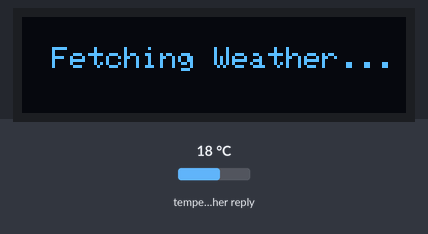
Bench run of a sketch on a simulated ESP8266 (NodeMCU). Shown: 128×32 one-colour display. Inputs (shaded band) come from the test bench; at power-on: temperature in the weather reply 18 °C. WiFi joins after 1.5 s; servers stay silent unless stated; the local clock reads 2024-03-15 10:24:30 at power-on unless the sketch sets it; web services answer with replies made up by the test bench; what the sketch prints to the serial monitor is not drawn.

Above: at 1.6 s.
At 3.5 s:
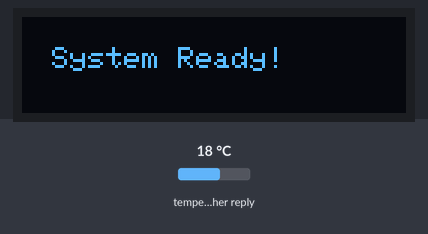
At 4.5 s:
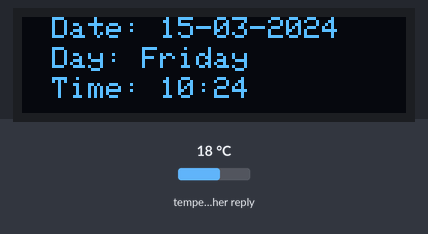
At 15.1 s:
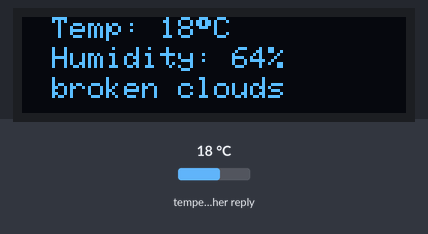

Measured:
- what the display in image 0 shows lasts 1.8 s, from 1.6 s to 3.4 s
- what the display in image 1 shows lasts 1.0 s, from 3.4 s to 4.4 s
- what the display in image 2 shows lasts 10.6 s, from 4.4 s to 15.0 s
- what the display in image 3 shows lasts 15.0 s, from 15.0 s to 30.0 s

The sketch:

WeatherTime_esp01.ino
```cpp
#include <ESP8266WiFi.h>
#include <WiFiClientSecure.h>
#include <Wire.h>
#include <ArduinoJson.h>
#include <Adafruit_GFX.h>
#include <Adafruit_SSD1306.h>

// OLED Display Config
#define SCREEN_WIDTH 128
#define SCREEN_HEIGHT 32
#define OLED_RESET    -1
Adafruit_SSD1306 display(SCREEN_WIDTH, SCREEN_HEIGHT, &Wire, OLED_RESET);

// WiFi & API Settings
const char* wifiSSIDs[] = {"TapeshDuttaRoy", "Tiyasa", "i=q/t#Current"};
const char* wifiPasswords[] = {"Tapesh@1977", "duttaroy123", "2022#ElectronFlow"};
const int numWiFi = 3;
const char* API_KEY = "7d721bf1d16d0ceb3f87398c967842a4";
const char* CITY = "Kolkata";
const char* COUNTRY = "IN";
const char* host = "api.openweathermap.org";

// Time Settings (IST Timezone)
const char* weekDays[7] = {"Sunday", "Monday", "Tuesday", "Wednesday", "Thursday", "Friday", "Saturday"};

WiFiClientSecure client;

// Variables for Storing Data
String weatherCondition = "Loading...";
float temperature = 0.0;
int humidity = 0;
String formattedTime = "00:00";
String formattedDate = "00-00-0000";
String dayOfWeek = "Loading...";

unsigned long lastWeatherUpdate = 0;
unsigned long lastTimeUpdate = 0;
unsigned long lastSwitchTime = 0;
bool showTimeScreen = true;
int scrollX = 128;
unsigned long lastScrollTime = 0;

// Function to Show a Loading Screen
void showLoadingScreen(const String &message) {
    display.clearDisplay();
    display.setTextSize(1);
    display.setTextColor(WHITE);
    display.setCursor(10, 10);
    display.print(message);
    display.display();
}

// Function to Connect to WiFi
bool connectToWiFi() {
    for (int i = 0; i < numWiFi; i++) {
        showLoadingScreen("Connecting to: " + String(wifiSSIDs[i]));

        WiFi.begin(wifiSSIDs[i], wifiPasswords[i]);
        Serial.print("Connecting to WiFi: ");
        Serial.println(wifiSSIDs[i]);

        int attempt = 0;
        while (WiFi.status() != WL_CONNECTED && attempt < 10) {
            delay(500);
            Serial.print(".");
            attempt++;
        }

        if (WiFi.status() == WL_CONNECTED) {
            Serial.println("\n✅ Connected!");
            return true;
        }
        Serial.println("\n❌ Failed! Trying next...");
    }
    return false;
}

void setup() {
    Serial.begin(115200);
    Wire.begin(0, 2);

    if (!display.begin(SSD1306_SWITCHCAPVCC, 0x3C)) {
        Serial.println("❌ OLED not found!");
        while (true);
    }
    Serial.println("✅ OLED Initialized!");

    if (!connectToWiFi()) {
        showLoadingScreen("WiFi Failed!");
        Serial.println("❌ No WiFi Available!");
        while (true);
    }

    showLoadingScreen("Fetching Time...");
    configTime(19800, 0, "pool.ntp.org", "time.nist.gov");  // Fetch time directly from WiFi
    fetchTime();

    showLoadingScreen("Fetching Weather...");
    fetchWeather();

    showLoadingScreen("System Ready!");
    delay(1000);
}

// Fetch Weather Data (Fixed)
void fetchWeather() {
    Serial.println("\n🌍 Fetching Weather Data...");

    client.setInsecure();  // Ignore SSL certificate errors

    if (!client.connect(host, 443)) {
        Serial.println("❌ Connection to API failed!");
        return;
    }
    Serial.println("✅ Connected to Weather API!");

    // OpenWeatherMap API URL
    String url = "/data/2.5/weather?q=" + String(CITY) + "," + String(COUNTRY) +
                 "&units=metric&appid=" + String(API_KEY);

    Serial.println("🌐 Requesting: " + url);

    client.print(String("GET ") + url + " HTTP/1.1\r\n" +
                 "Host: " + host + "\r\n" +
                 "User-Agent: ESP8266\r\n" +
                 "Accept: application/json\r\n" +
                 "Connection: close\r\n\r\n");

    Serial.println("[Waiting for response...]");
    delay(500);

    String payload;
    while (client.connected() || client.available()) {
        if (client.available()) payload += client.readString();
    }
    client.stop();

    if (payload.length() > 0) {
        Serial.println("\n✅ Response Received:");
        Serial.println(payload);
        parseWeatherJSON(payload);
    } else {
        Serial.println("❌ No response received! Check API key or internet connection.");
    }
}

// Parse Weather JSON (Fixed)
void parseWeatherJSON(String jsonString) {
    StaticJsonDocument<1024> doc;
    int jsonStart = jsonString.indexOf('{');

    if (jsonStart == -1) {
        Serial.println("❌ Invalid JSON! No '{' found.");
        return;
    }

    jsonString = jsonString.substring(jsonStart);

    DeserializationError error = deserializeJson(doc, jsonString);
    if (error) {
        Serial.print("❌ JSON parsing failed: ");
        Serial.println(error.c_str());
        return;
    }

    if (!doc.containsKey("weather") || !doc.containsKey("main")) {
        Serial.println("❌ Weather data missing in JSON response!");
        return;
    }

    // ✅ Ensure temperature is stored correctly
    temperature = round(doc["main"]["temp"].as<float>());  // ✅ Round to whole number
    humidity = doc["main"]["humidity"];
    weatherCondition = doc["weather"][0]["description"].as<String>();

    // ✅ Print with 2 decimal places
    Serial.println("\n✅ Weather Data Updated:");
    Serial.printf("🌡 Temperature: %.2f°C\n", temperature);
    Serial.printf("💧 Humidity: %d%%\n", humidity);
    Serial.println("☁ Condition: " + weatherCondition);
}


// Fetch Time Directly from WiFi
void fetchTime() {
    struct tm timeInfo;
    if (!getLocalTime(&timeInfo)) {
        Serial.println("❌ Failed to obtain time!");
        return;
    }

    int day = timeInfo.tm_mday;
    int month = timeInfo.tm_mon + 1;
    int year = timeInfo.tm_year + 1900;
    int weekDayIndex = timeInfo.tm_wday;
    int hour = timeInfo.tm_hour;
    int minute = timeInfo.tm_min;

    formattedDate = (day < 10 ? "0" : "") + String(day) + "-" +
                    (month < 10 ? "0" : "") + String(month) + "-" +
                    String(year);

    formattedTime = (hour < 10 ? "0" : "") + String(hour) + ":" +
                    (minute < 10 ? "0" : "") + String(minute);

    dayOfWeek = weekDays[weekDayIndex];

    Serial.println("✅ Time Fetched: " + formattedTime + " | " + formattedDate);
}

// Display Data on OLED (Fixed Scrolling)
void displayData() {
    static int scrollX = 128;
    static unsigned long lastScrollTime = 0;

    if (millis() - lastSwitchTime > 15000) {
        showTimeScreen = !showTimeScreen;
        lastSwitchTime = millis();
        scrollX = 128;
    }

    display.clearDisplay();
    display.setTextSize(1);
    display.setTextColor(WHITE);

    if (showTimeScreen) {
        display.setCursor(10, 0);
        display.print("Date: " + formattedDate);
        display.setCursor(10, 10);
        display.print("Day: " + dayOfWeek);
        display.setCursor(10, 20);
        display.print("Time: " + formattedTime);
    } else {
        display.setCursor(10, 0);
        display.print("Temp: " + String((int)temperature) + (char)247 + "C");
        display.setCursor(10, 10);
        display.print("Humidity: " + String(humidity) + "%");
        display.setCursor(10, 20);
        display.print(weatherCondition);
    }

    display.display();
}

void loop() {
    if (millis() - lastTimeUpdate > 60000) { fetchTime(); lastTimeUpdate = millis(); }
    if (millis() - lastWeatherUpdate > 900000) { fetchWeather(); lastWeatherUpdate = millis(); }
    displayData();
}
```
